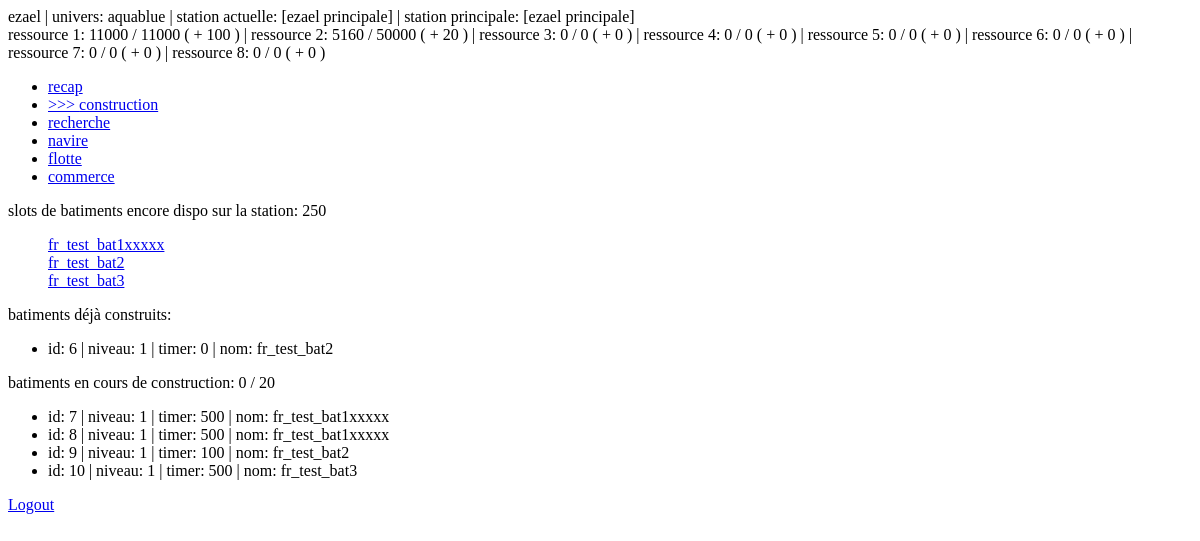
Page /construction/ (signed in) on the earlier database version.
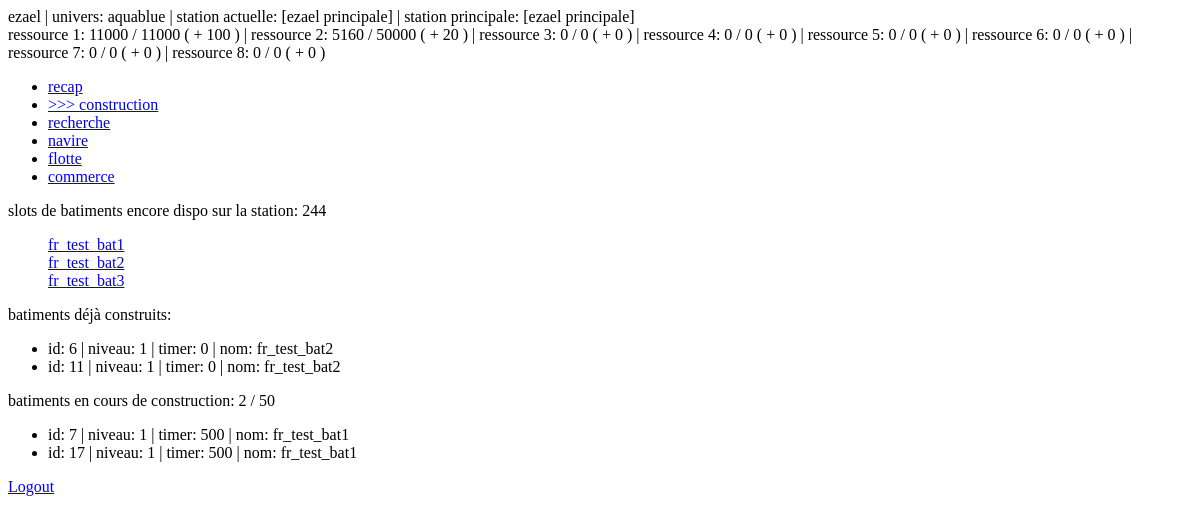
Same page on the later database version.
### game/models.py (models this page shows, shortened)
class Serveur(models.Model):
    nom = models.CharField(max_length=16)
    lang = models.CharField(max_length=8)
    res_prod = models.FloatField(default=1)
    res_cap = models.FloatField(default=1)
    att_light = models.FloatField(default=1)
    att_medium = models.FloatField(default=1)
    att_heavy = models.FloatField(default=1)
    def_light = models.FloatField(default=1)
    def_medium = models.FloatField(default=1)
    def_heavy = models.FloatField(default=1)

class Station(models.Model):
    nom = models.CharField(max_length=32)
    joueur = models.ForeignKey(settings.AUTH_USER_MODEL, on_delete=models.CASCADE)
    principale = models.IntegerField(default=1)
    coord_x = models.IntegerField(blank=True)
    coord_y = models.IntegerField(blank=True)
    coord_z = models.IntegerField(blank=True)
    res0 = models.IntegerField(default=10000)
    res1 = models.IntegerField(default=5000)
    res2 = models.IntegerField(default=0)
    res3 = models.IntegerField(default=0)
    res4 = models.IntegerField(default=0)
    res5 = models.IntegerField(default=0)
    res6 = models.IntegerField(default=0)
    res7 = models.IntegerField(default=0)
    cron_res0 = models.IntegerField(default=100)
    cron_res1 = models.IntegerField(default=50)
    cron_res2 = models.IntegerField(default=0)
    cron_res3 = models.IntegerField(default=0)
    cron_res4 = models.IntegerField(default=0)
    cron_res5 = models.IntegerField(default=0)
    cron_res6 = models.IntegerField(default=0)
    cron_res7 = models.IntegerField(default=0)
    cap_res0 = models.IntegerField(default=100000)
    cap_res1 = models.IntegerField(default=25000)
    cap_res2 = models.IntegerField(default=0)
    cap_res3 = models.IntegerField(default=0)
    cap_res4 = models.IntegerField(default=0)
    cap_res5 = models.IntegerField(default=0)
    cap_res6 = models.IntegerField(default=0)
    cap_res7= models.IntegerField(default=0)
    recherches_actu = models.IntegerField(default=0)
    recherches_max = models.IntegerField(default=1)
    flottes_actu = models.IntegerField(default=0)
    flottes_max = models.IntegerField(default=3)
    batiments_actu = models.IntegerField(default=0)
    batiments_max = models.IntegerField(default=3)
    batiments_slots = models.IntegerField(default=250)
    navires_actu = models.IntegerField(default=0)
    navires_max = models.IntegerField(default=10)
    debris_actu = models.IntegerField(default=0)
    debris_max = models.IntegerField(default=10000)
    pv = models.IntegerField(default=10000)
    pv_max = models.IntegerField(default=10000)

class TypeBatiment(models.Model):
    nom_admin = models.CharField(max_length=32)
    nom_web = models.CharField(max_length=256, blank=True)
    image = models.CharField(max_length=32, blank=True)
    description = models.TextField(blank=True)
    rech_mandatory = models.CharField(max_length=256, blank=True)
    bat_mandatory = models.CharField(max_length=256, blank=True)
    cout_res0 = models.IntegerField(default=1000)
    cout_res1 = models.IntegerField(default=0)
    cout_res2 = models.IntegerField(default=0)
    cout_res3 = models.IntegerField(default=0)
    cout_res4 = models.IntegerField(default=0)
    cout_res5 = models.IntegerField(default=0)
    cout_res6 = models.IntegerField(default=0)
    cout_res7 = models.IntegerField(default=0)
    cron_res0 = models.IntegerField(default=0)
    cron_res1 = models.IntegerField(default=0)
    cron_res2 = models.IntegerField(default=0)
    cron_res3 = models.IntegerField(default=0)
    cron_res4 = models.IntegerField(default=0)
    cron_res5 = models.IntegerField(default=0)
    cron_res6 = models.IntegerField(default=0)
    cron_res7 = models.IntegerField(default=0)
    cap_res0 = models.IntegerField(default=0)
    cap_res1 = models.IntegerField(default=0)
    cap_res2 = models.IntegerField(default=0)
    cap_res3 = models.IntegerField(default=0)
    cap_res4 = models.IntegerField(default=0)
    cap_res5 = models.IntegerField(default=0)
    cap_res6 = models.IntegerField(default=0)
    cap_res7 = models.IntegerField(default=0)
    timer = models.IntegerField(default=100)
    att_light = models.IntegerField(default=0)
    att_medium = models.IntegerField(default=0)
    att_heavy = models.IntegerField(default=0)
    def_light = models.IntegerField(default=0)
    def_medium = models.IntegerField(default=0)
    def_heavy = models.IntegerField(default=0)
    pv = models.IntegerField(default=100)
    gain_bat = models.IntegerField(default=0)
    gain_rech = models.IntegerField(default=0)
    gain_flot= models.IntegerField(default=0)

class Batiment(models.Model):
    station = models.ForeignKey(Station, on_delete=models.CASCADE)
    bat = models.ForeignKey(TypeBatiment, on_delete=models.CASCADE)
    niveau  = models.IntegerField(default=1)
    timer = models.IntegerField(default=0)
    att_light = models.IntegerField(default=0)
    att_medium = models.IntegerField(default=0)
    att_heavy = models.IntegerField(default=0)
    def_light = models.IntegerField(default=0)
    def_medium = models.IntegerField(default=0)
    def_heavy = models.IntegerField(default=0)
    pv = models.IntegerField(default=100)
    pv_max = models.IntegerField(default=100)

### game/views.py (the view)
# urls.py: path('construction/', views.construction, name='construction'),
def construction(request):
    if not request.user.is_authenticated:
        return redirect('accounts/login/')
    else:
        ctx = Contexte(request)
        ctx['page'] = "construction"
        ctx['construction_up'] = ""
        if 'id' in request.GET:
            ctx['construction_up'] = new_bat(request.GET['id'], ctx['station_actuelle'].id)
            return redirect('/construction')
        bd = []
        station = ctx['station_actuelle']
        if ctx['bat_slots'] > 0 and ctx['bat_dispo'] > 0:
            bat_dispos = TypeBatiment.objects.all()
            for bat_dispo in bat_dispos:
                bat_dispo.nom_web = get_trad(ctx['lang'], bat_dispo.nom_web)
                go = 1
                if bat_dispo.rech_mandatory != "":
                    pass
                if bat_dispo.bat_mandatory != "":
                    pass
                if bat_dispo.cout_res0 > station.res0:
                    go = 0
                if bat_dispo.cout_res1 > station.res1:
                    go = 0
                if bat_dispo.cout_res2 > station.res2:
                    go = 0
                if bat_dispo.cout_res3 > station.res3:
                    go = 0
                if bat_dispo.cout_res4 > station.res4:
                    go = 0
                if bat_dispo.cout_res5 > station.res5:
                    go = 0
                if bat_dispo.cout_res6 > station.res6:
                    go = 0
                if bat_dispo.cout_res7 > station.res7:
                    go = 0
                if go == 1:
                    bd.append(bat_dispo)
        ctx['bat_dispos'] = bd
        return render(request, 'construction.html', context=ctx)

### game/lib.py (called while the page is built)
def get_trad(lang, txt):
    t = txt.split("#")
    trad = {}
    for item in t:
        x = item.split(".")
        trad[x[0]] = x[1]
    return trad[lang]

### templates/construction.html (shortened to what this page needs)
{% extends "base_generic.html" %}
{% block content %}
<div>slots de batiments encore dispo sur la station: {{ bat_slots }}</div>
<ul>
{% for item in bat_dispos %}
    <div>
        <a href="?id={{ item.id }}">{{ item.nom_web }}</a>
    </div>
{% endfor %}
</ul>
<div>batiments déjà construits:</div>
<ul>
    {% for item in batiments %}
        {% if item.timer == 0 %}
            <li>id: {{ item.id }} | niveau: {{ item.niveau }} | timer: {{ item.timer }} | nom: {{ item.nom }}</li>
        {% endif %}
    {% endfor %}
</ul>
<div>batiments en cours de construction: {{ station_actuelle.batiments_actu }} / {{ station_actuelle.batiments_max}}</div>
<ul>
    {% for item in batiments %}
        {% if item.timer > 0 %}
            <li>id: {{ item.id }} | niveau: {{ item.niveau }} | timer: {{ item.timer }} | nom: {{ item.nom }}</li>
        {% endif %}
    {% endfor %}
</ul>
<a href="/accounts/logout/">Logout</a>
{% endblock %}

### templates/base_generic.html (shortened to what this page needs)
{% load i18n %}
<!DOCTYPE html>
<html lang="{{ lang }}">
<head>
</head>
<body>
  <div>
    {{ user.username }} |
    {{ trad.univers }}: {{ serveur.nom }} |
    {{ trad.station_actuelle }}: {{ station_actuelle.nom }} |
    {{ trad.station_principale }}: {{ station_principale.nom }}
  </div>
  <div>
    <span>
      {{ trad.res0 }}: {{ station_actuelle.res0 }} / {{ station_actuelle.cap_res0 }}
      ( + {{ station_actuelle.cron_res0 }} )
    </span> |
    <span>
      {{ trad.res1 }}: {{ station_actuelle.res1 }} / {{ station_actuelle.cap_res1 }}
      ( + {{ station_actuelle.cron_res1 }} )
    </span> |
    <span>
      {{ trad.res2 }}: {{ station_actuelle.res2 }} / {{ station_actuelle.cap_res2 }}
      ( + {{ station_actuelle.cron_res2 }} )
    </span> |
    <span>
      {{ trad.res3 }}: {{ station_actuelle.res3 }} / {{ station_actuelle.cap_res3 }}
      ( + {{ station_actuelle.cron_res3 }} )
    </span> |
    <span>
      {{ trad.res4 }}: {{ station_actuelle.res4 }} / {{ station_actuelle.cap_res4 }}
      ( + {{ station_actuelle.cron_res4 }} )
    </span> |
    <span>
      {{ trad.res5 }}: {{ station_actuelle.res5 }} / {{ station_actuelle.cap_res5 }}
      ( + {{ station_actuelle.cron_res5 }} )
    </span> |
    <span>
      {{ trad.res6 }}: {{ station_actuelle.res6 }} / {{ station_actuelle.cap_res6 }}
      ( + {{ station_actuelle.cron_res6 }} )
    </span> |
    <span>
      {{ trad.res7 }}: {{ station_actuelle.res7 }} / {{ station_actuelle.cap_res7 }}
      ( + {{ station_actuelle.cron_res7 }} )
    </span>
  </div>
  {% block sidebar %}
    <ul>
      <li><a href="/">{% if page == 'recap' %}>>> {% endif %}recap</a></li>
      <li><a href="/construction">{% if page == 'construction' %}>>> {% endif %}construction</a></li>
      <li><a href="/recherche/">{% if page == 'recherche' %}>>> {% endif %}recherche</a></li>
      <li><a href="/navire/">{% if page == 'navire' %}>>> {% endif %}navire</a></li>
      <li><a href="/flotte/">{% if page == 'flotte' %}>>> {% endif %}flotte</a></li>
      <li><a href="/commerce/">{% if page == 'commerce' %}>>> {% endif %}commerce</a></li>
    </ul>
  {% endblock %}
  {% block content %}{% endblock %}
</body>
</html>

Differences in the rows shown:
removed Batiment: id "8", niveau "1", timer "500", nom "fr_test_bat1xxxxx"
removed Batiment: id "9", niveau "1", timer "100", nom "fr_test_bat2"
removed Batiment: id "10", niveau "1", timer "500", nom "fr_test_bat3"
changed Station "[ezael principale]": batiments_actu "0" → "2"; batiments_max "20" → "50"
changed TypeBatiment: nom_web "fr_test_bat1xxxxx" → "fr_test_bat1"
added Batiment: id "11", niveau "1", timer "0", nom "fr_test_bat2"
computed for Batiment id 7: nom "fr_test_bat1xxxxx" → "fr_test_bat1"
added Batiment: id "17", niveau "1", timer "500", nom "fr_test_bat1"
Other differences:
{{ bat_slots }}: "250" → "244"
